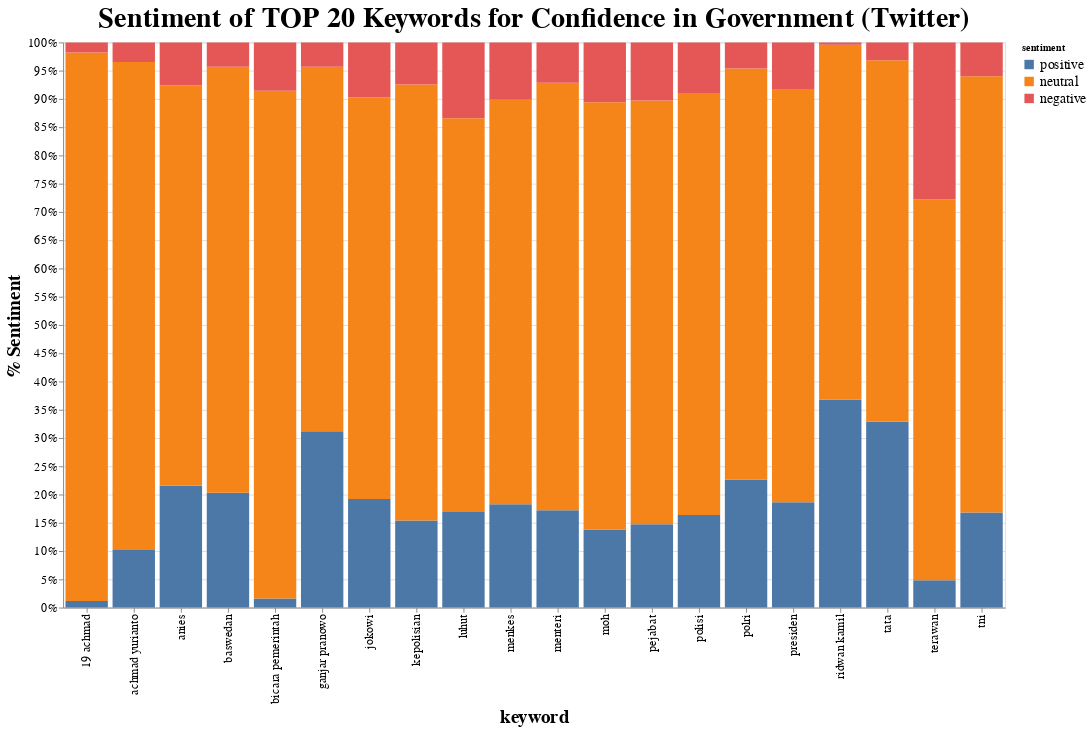

Here is the notebook cell this chart was saved with:
### Code cell
alt.Chart(df).mark_bar().encode(
    x = alt.X('keyword'),
    y = alt.Y('count',stack="normalize", axis=alt.Axis(format='%'), title = '% Sentiment'),
    color = alt.Order('sentiment',sort='descending'),
    order = alt.Order('sentiment',sort='descending')
).properties(
    width=1000,
    height=600,
    title='Sentiment of TOP 20 Keywords for Confidence in Government (Twitter)'
).configure_axis(
    labelFontSize=13,
    titleFontSize=20
).configure_title(
    fontSize=30
).configure_legend(
    labelFontSize=15
).configure_axisX(
    labelAngle = -90
)

### Figure 1 — Vega-Lite specification as saved in the notebook (floating-point values rounded to 4 significant figures)
{"config": {"view": {"continuousWidth": 400, "continuousHeight": 300}, "axis": {"labelFontSize": 13, "titleFontSize": 20}, "axisX": {"labelAngle": -90}, "legend": {"labelFontSize": 15}, "title": {"fontSize": 30}}, "data": {"name": "data-841ec0595f2dc5920cfa42026658d1d5"}, "mark": "bar", "encoding": {"color": {"type": "nominal", "field": "sentiment", "sort": "descending"}, "order": {"type": "nominal", "field": "sentiment", "sort": "descending"}, "x": {"type": "nominal", "field": "keyword"}, "y": {"type": "quantitative", "axis": {"format": "%"}, "field": "count", "stack": "normalize", "title": "% Sentiment"}}, "height": 600, "title": "Sentiment of TOP 20 Keywords for Confidence in Government (Twitter)", "width": 1000, "$schema": "https://vega.github.io/schema/vega-lite/v4.8.1.json", "datasets": {"data-841ec0595f2dc5920cfa42026658d1d5": [{"keyword": "baswedan", "sentiment": "positive", "count": 94}, {"keyword": "baswedan", "sentiment": "neutral", "count": 349}, {"keyword": "baswedan", "sentiment": "negative", "count": 20}, {"keyword": "tni", "sentiment": "positive", "count": 507}, {"keyword": "tni", "sentiment": "neutral", "count": 2324}, {"keyword": "tni", "sentiment": "negative", "count": 180}, {"keyword": "anies", "sentiment": "positive", "count": 316}, {"keyword": "anies", "sentiment": "neutral", "count": 1037}, {"keyword": "anies", "sentiment": "negative", "count": 112}, {"keyword": "kepolisian", "sentiment": "positive", "count": 89}, {"keyword": "kepolisian", "sentiment": "neutral", "count": 445}, {"keyword": "kepolisian", "sentiment": "negative", "count": 43}, {"keyword": "luhut", "sentiment": "positive", "count": 232}, {"keyword": "luhut", "sentiment": "neutral", "count": 954}, {"keyword": "luhut", "sentiment": "negative", "count": 184}, {"keyword": "tata", "sentiment": "positive", "count": 467}, {"keyword": "tata", "sentiment": "neutral", "count": 909}, {"keyword": "tata", "sentiment": "negative", "count": 45}, {"keyword": "achmad yurianto", "sentiment": "positive", "count": 50}, {"keyword": "achmad yurianto", "sentiment": "neutral", "count": 424}, {"keyword": "achmad yurianto", "sentiment": "negative", "count": 17}, {"keyword": "menteri", "sentiment": "positive", "count": 360}, {"keyword": "menteri", "sentiment": "neutral", "count": 1579}, {"keyword": "menteri", "sentiment": "negative", "count": 149}, {"keyword": "19 achmad", "sentiment": "positive", "count": 2}, {"keyword": "19 achmad", "sentiment": "neutral", "count": 164}, {"keyword": "19 achmad", "sentiment": "negative", "count": 3}, {"keyword": "menkes", "sentiment": "positive", "count": 83}, {"keyword": "menkes", "sentiment": "neutral", "count": 325}, {"keyword": "menkes", "sentiment": "negative", "count": 46}, {"keyword": "pejabat", "sentiment": "positive", "count": 188}, {"keyword": "pejabat", "sentiment": "neutral", "count": 956}, {"keyword": "pejabat", "sentiment": "negative", "count": 131}, {"keyword": "polri", "sentiment": "positive", "count": 1832}, {"keyword": "polri", "sentiment": "neutral", "count": 5882}, {"keyword": "polri", "sentiment": "negative", "count": 372}, {"keyword": "jokowi", "sentiment": "positive", "count": 484}, {"keyword": "jokowi", "sentiment": "neutral", "count": 1789}, {"keyword": "jokowi", "sentiment": "negative", "count": 246}, {"keyword": "polisi", "sentiment": "positive", "count": 533}, {"keyword": "polisi", "sentiment": "neutral", "count": 2425}, {"keyword": "polisi", "sentiment": "negative", "count": 295}, {"keyword": "ganjar pranowo", "sentiment": "positive", "count": 29}, {"keyword": "ganjar pranowo", "sentiment": "neutral", "count": 60}, {"keyword": "ganjar pranowo", "sentiment": "negative", "count": 4}, {"keyword": "bicara pemerintah", "sentiment": "positive", "count": 4}, {"keyword": "bicara pemerintah", "sentiment": "neutral", "count": 221}, {"keyword": "bicara pemerintah", "sentiment": "negative", "count": 21}, {"keyword": "presiden", "sentiment": "positive", "count": 873}, {"keyword": "presiden", "sentiment": "neutral", "count": 3418}, {"keyword": "presiden", "sentiment": "negative", "count": 392}, {"keyword": "moh", "sentiment": "positive", "count": 1350}, {"keyword": "moh", "sentiment": "neutral", "count": 7402}, {"keyword": "moh", "sentiment": "negative", "count": 1036}, {"keyword": "ridwan kamil", "sentiment": "positive", "count": 85}, {"keyword": "ridwan kamil", "sentiment": "neutral", "count": 145}, {"keyword": "ridwan kamil", "sentiment": "negative", "count": 1}, {"keyword": "terawan", "sentiment": "positive", "count": 11}, {"keyword": "terawan", "sentiment": "neutral", "count": 153}, {"keyword": "terawan", "sentiment": "negative", "count": 63}]}}
